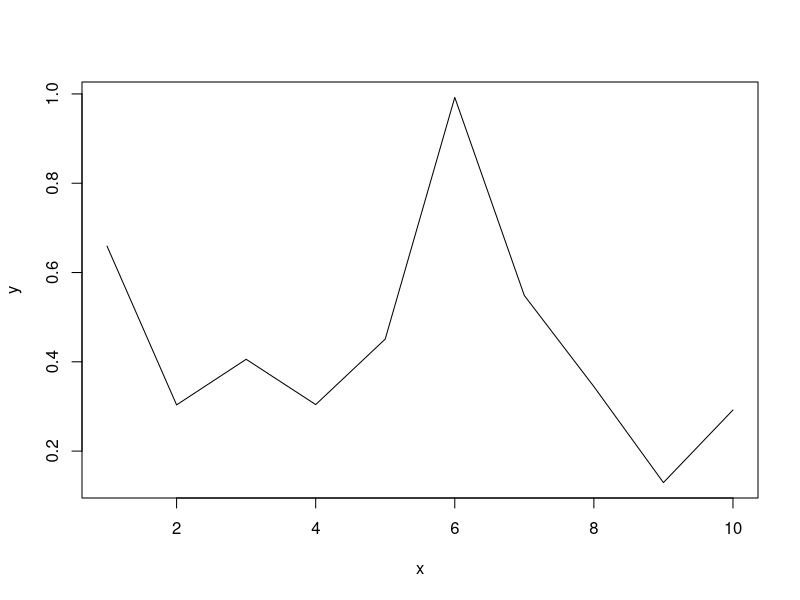
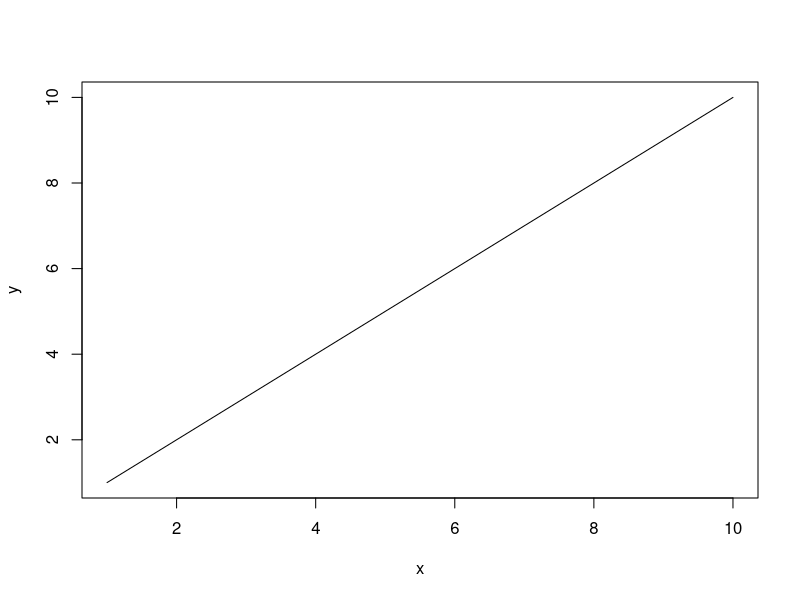
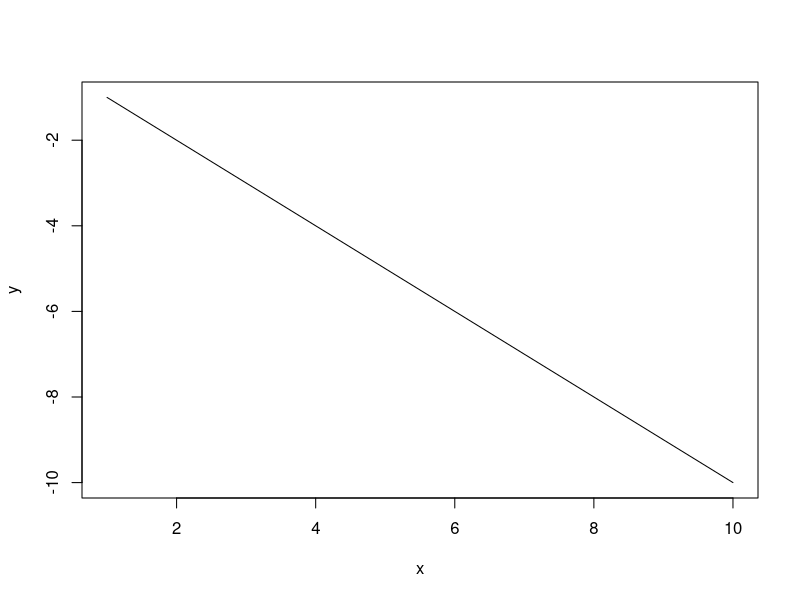
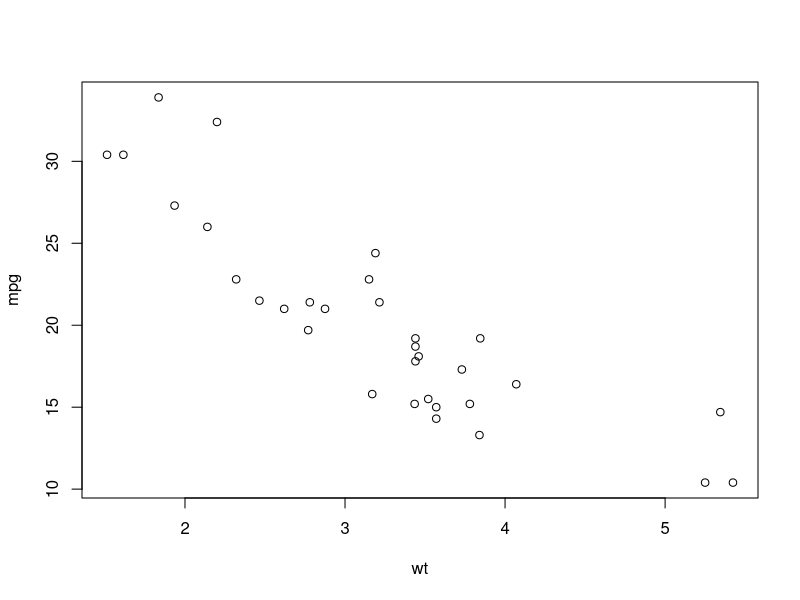
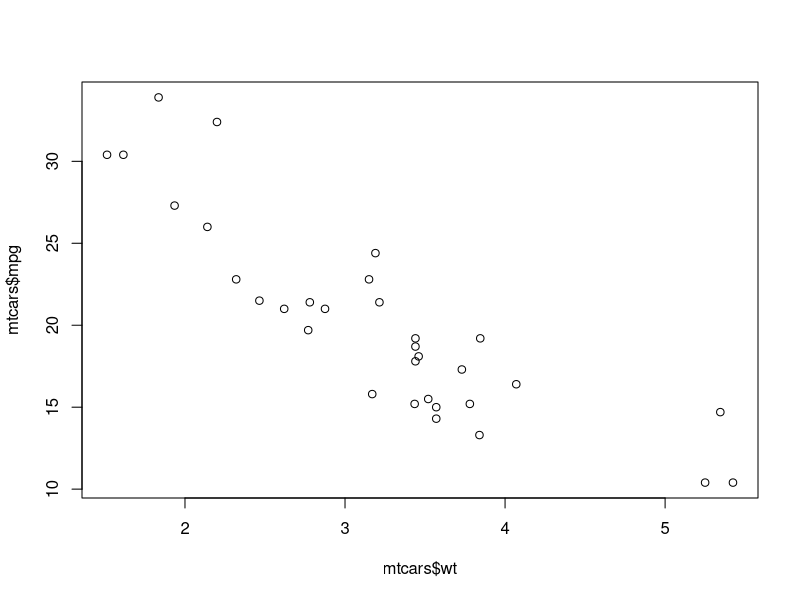
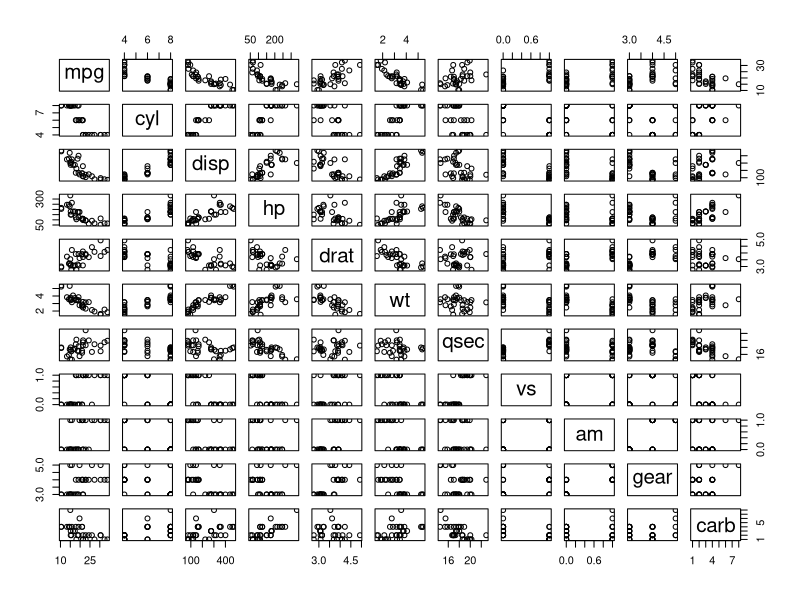

Here is the R script that generated these plots, in order:
#####Random
x=seq(1:10)
y= runif(10)
cor(x,y)
x
y
plot(x,y,type="l")
##################Perfect Correlation
x=seq(1:10)
y= x
cor(x,y)
x
y
plot(x,y,type="l")
##################
##################Negatively Correlation
x=seq(1:10)
y=-x
cor(x,y)
x
y
plot(x,y,type="l")
##################
data(mtcars)
attach(mtcars)
str(mtcars)
cor(mpg,cyl)
plot(wt,mpg)
plot(mtcars$wt,mtcars$mpg)
################
cor(mtcars)
pairs(mtcars)
################
data("USArrests") 
head(USArrests)
attach(USArrests)
cor(Murder,Assault)